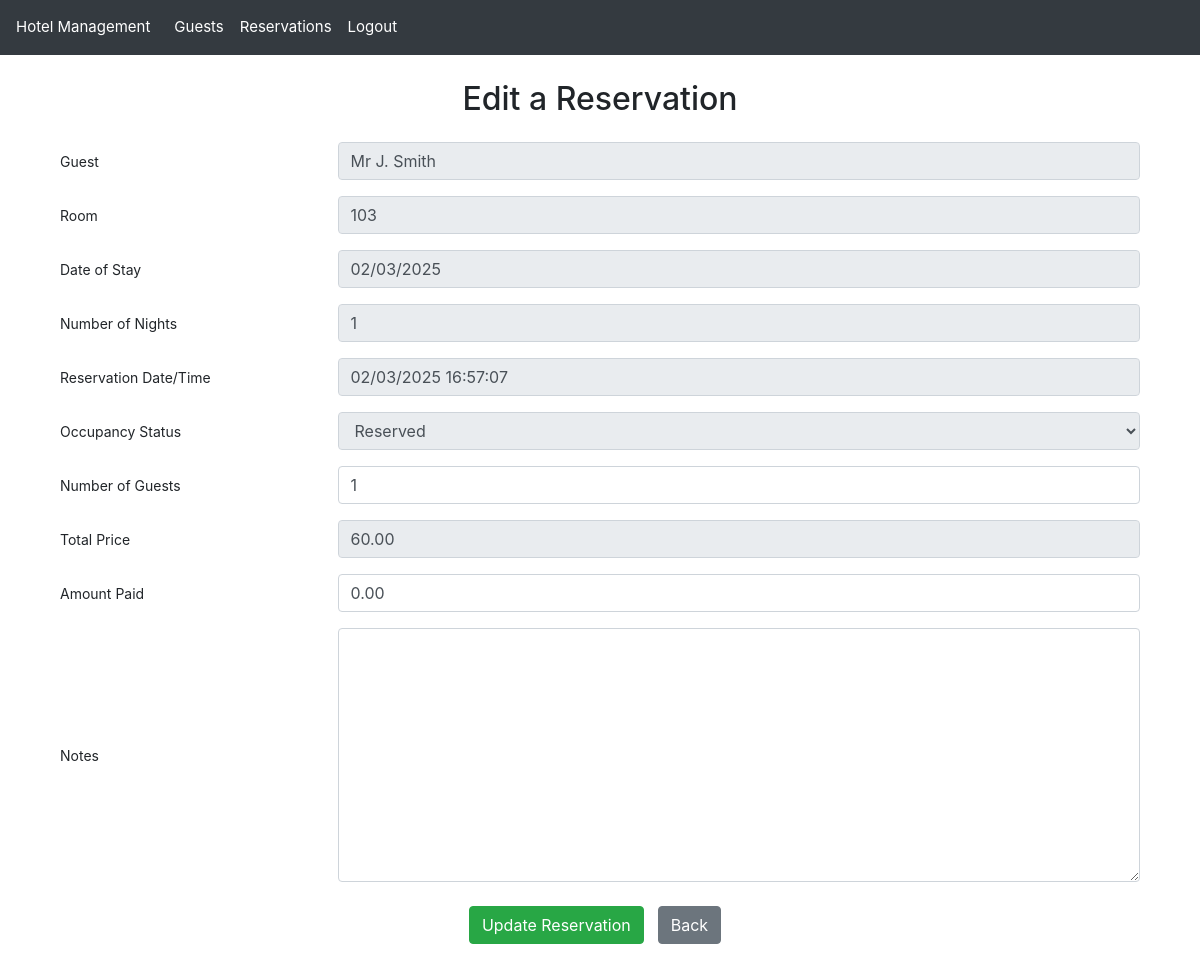
Screenshot of /reservation/22/update/ (signed in) with the database file from the repository.
### hotel_app/models.py (models this page shows, shortened)
class Reservation(models.Model):
    STATUS_CHOICES = [
        ("RE", "Reserved"),  # Initial reservation status
        ("IN", "Checked In"),  # Guest has arrived and checked in
        ("OT", "Checked Out"),  # Guest has completed their stay
    ]
    reservation_id = models.AutoField(
        primary_key=True,
        help_text="Unique identifier for the reservation"
    )
    guest = models.ForeignKey(
        Guest,
        null=True,
        on_delete=models.SET_NULL,
        related_name="reservations",
        help_text="Guest making the reservation"
    )
    room_number = models.ForeignKey(
        Room,
        null=True,
        on_delete=models.SET_NULL,
        related_name="reservations",
        help_text="Room assigned to this reservation"
    )
    reservation_date_time = models.DateTimeField(
        help_text="Date and time when the reservation was made"
    )
    price = models.DecimalField(
        max_digits=6,
        decimal_places=2,
        help_text="Total price for the entire stay"
    )
    amount_paid = models.DecimalField(
        max_digits=6,
        decimal_places=2,
        help_text="Amount already paid by the guest"
    )
    number_of_guests = models.PositiveSmallIntegerField(
        help_text="Number of guests staying in the room"
    )
    start_of_stay = models.DateField(
        help_text="Check-in date"
    )
    length_of_stay = models.PositiveSmallIntegerField(
        help_text="Number of nights booked"
    )
    end_date = models.DateField(null=True, blank=True) # this will be derived from start_of_stay and length_of_stay during save()
    status_code = models.CharField(
        max_length=2,
        choices=STATUS_CHOICES,
        help_text="Current status of the reservation"
    )
    notes = models.TextField(
        max_length=500,
        blank=True,
        null=True,
        validators=[
            RegexValidator(
                r'^[A-Za-z0-9\-\',\.\!\?\s]+$',
                message="Notes can only contain letters, numbers, basic punctuation and spaces"
            )
        ],
        help_text="Additional notes or special requests for the reservation"
    )
    def save(self, *args, **kwargs):
        if self.start_of_stay and self.length_of_stay:
            self.end_date = self.start_of_stay + timedelta(days=self.length_of_stay)
        self.full_clean()  # Call full_clean before saving to force validation
        super().save(*args, **kwargs)

### hotel_app/views.py (the view)
# urls.py: path("reservation/<int:reservation_id>/update/", views.reservation_update_view, name="reservation_update"),  # Edit a Reservation
@login_required
def reservation_update_view(request, reservation_id):
    reservation = Reservation.objects.get(reservation_id=reservation_id)
    guest = reservation.guest
    room = reservation.room_number
    status_code = request.GET.get('status_code')
    if status_code == "IN":
        reservation.status_code = "IN"
        title = 'Check-in a Reservation'
        save_button_text = 'Save Check-in'
    elif status_code == "OT":
        reservation.status_code = "OT"
        title = 'Check-out a Reservation'
        save_button_text = 'Save Check-out'
    else:
        title = 'Edit a Reservation'
        save_button_text = 'Update Reservation'
    if request.method == 'POST':
        logger.info(f"Processing reservation update: {request.POST}")
        form = ReservationForm(request.POST, instance=reservation)
        if form.is_valid():
            try:
                form.save()
                logger.info("Reservation updated successfully")
                return redirect('reservation_list')
            except ValidationError as e:
                logger.info(f"Validation error caught and added to the form")
                form.add_error(None, e)  # Attach model-level errors to the form
        else:
            logger.warning("Reservation update form validation failed")
            logger.info(f"Form errors: {form.errors}")
            messages.error(request, "Please correct the errors below.")
    else:
        form = ReservationForm(instance=reservation)
    context = {
        'form': form,
        'title': title,
        'save_button_text': save_button_text,
    }
    return render(request, 'reservation_form.html', context)

### hotel_app/models.py (called while the page is built)
    @property
    def display_name(self):
        display_name = f"{self.title} {self.first_name[0]}. {self.last_name}"
        logger.info(f"Guest display_name property called: {display_name}")
        return display_name

    def __str__(self):
        room_str = f"{self.room_number}"
        logger.info(f"Room __str__ called: {room_str}")
        return room_str

### hotel_app/templatetags/custom_filters.py (called while the page is built)
@register.filter(name='is_in_group')
def is_in_group(user, group_name):
    return user.groups.filter(name=group_name).exists()

### hotel_app/templates/reservation_form.html (shortened to what this page needs)
{% extends "base.html" %}
{% load static %}
{% load widget_tweaks %}
{% block content %}
<div class="container mt-4">
    <h2 class="text-center mb-4">{{ title }}</h2>
    <form method="POST" class="needs-validation" novalidate>
        {% for field in form %}
            <div class="form-group row mb-3">
                <label for="{{ field.id_for_label }}" class="col-md-3 col-form-label text-left">{{ field.label }}</label>
                <div class="col-md-9">
                    {% if field.name == 'number_of_guests' %}
                        {% render_field field class="form-control" type="number" min="1" data-max-guests=room_type.maximum_guests %}
                    {% elif field.name == 'amount_paid' %}
                        {% render_field field class="form-control" type="number" min="0" step="0.01" data-max-price=price %}
                    {% else %}
                        {% render_field field class="form-control" %}
                    {% endif %}
                </div>
            </div>
        {% endfor %}
        <div class="button-group text-center mt-4">
            <button class="btn btn-success" type="submit">{{ save_button_text }}</button>
            <button type="button" class="btn btn-secondary ms-2" onclick="history.back()">Back</button>
        </div>
    </form>
</div>
{% endblock %}

### static/css/styles.css (style rules this page uses)
body { padding-top: 56px; font-size: 14px; }
.container { margin-top: 20px; font-size: 14px; }
.form-group { display: flex; align-items: center; margin-bottom: 5px; }
.button-group a, button { margin-right: 10px; }

### rows the page displays
Reservation: start_of_stay "02/03/2025" "1" "02/03/2025 16:57:07" "Reserved" "60.00", number_of_guests "1", amount_paid "0.00"

### other values shown
{{ title }} "Edit a Reservation"
{{ field.label }} "Guest" "Room" "Date of Stay" "Number of Nights" "Reservation Date/Time" "Occupancy Status" "Number of Guests" "Total Price" "Amount Paid" "Notes"
{{ save_button_text }} "Update Reservation"
